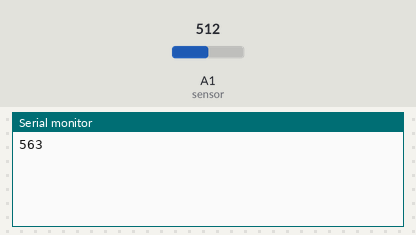
A sketch run on a simulated Arduino Uno, built with avr-gcc and run on an emulated ATmega328P. Parts: the last lines printed to the serial monitor. The inputs (shaded band) are chosen by the test bench; at power-on: A1 (sensor) = 512.

Above: at 1.2 s.
1.3 s: A1 (sensor) set to 716
At 2.6 s:
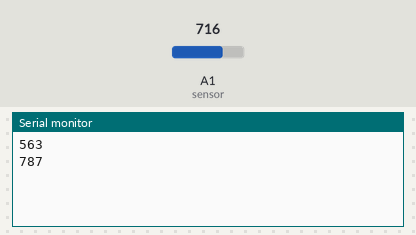
2.8 s: A1 (sensor) set to 900
At 5.8 s:
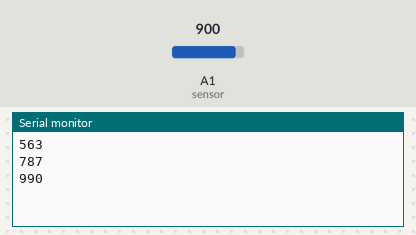
Timing chart, 0 to 7.3 s (numbered marks = the images above; inputs shaded):
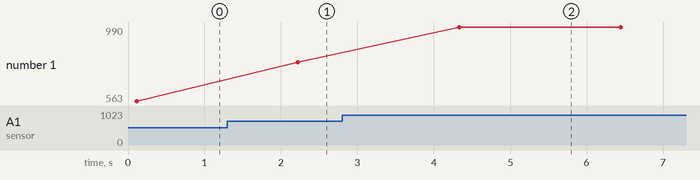

Measured:
- after the input at 1.3 s, the serial monitor: prints a new line after 0.92 s (image 1)
- after the input at 2.8 s, the serial monitor: prints a new line after 1.5 s (image 2)
- plotted number 1: 563 → 787 after the input at 1.3 s, 787 → 990 after the input at 2.8 s

The sketch:

SensorLuminosidade_LDR.ino
```cpp
int LDR; //Variável para a leitura do LDR
int cont; //Variável utilizada para armazenar os valores lidos pelo sensor
int i; //Variável para contagem

void setup()
{
  Serial.begin(9600); //Inicia a serial
}
void loop()
{
  LDR=0; //Zera a variável LDR
  for(i=0;i<=10;i++) //Faz 10 vezes a leitura do sensor
  {
    cont=analogRead(A1); //Lê o valor do sensor (LDR ligado ao pino A0) e guarda na variável LDR
    LDR = LDR+cont; //Armazenamento na varíavel LDR o valor lido + o valor anterior
    delay(10); //Delay se 10 milissegundos
  }
  LDR=LDR/10; //Divide o valor armazenado por 10
  Serial.println(LDR); //Imprime o valor do LDR
    delay(2000);
}
```
